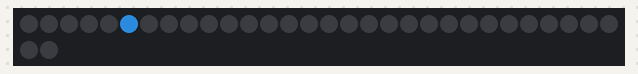
A sketch run on a simulated Arduino Uno, built with avr-gcc and run on an emulated ATmega328P. Parts: 32 RGB LEDs in strip order, left to right, continuing on the next row. Dim RGB values are drawn brighter than linear.

Above: at 0.15 s.
At 39.47 s:
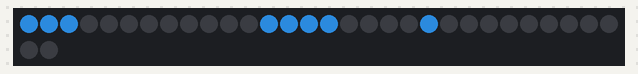

The sketch:

sketch_feb16c.ino
```cpp
#include <Adafruit_NeoPixel.h>
#define PIN       2
#define NUM_LEDS 32


Adafruit_NeoPixel strip = Adafruit_NeoPixel(NUM_LEDS, PIN, NEO_GRB);

uint32_t color = strip.Color(43, 137, 219); // Change RGB color

// These are the pixels in order of animation-- 32 pixels in total:
int sine[] = {
   5,  4,  3,  2,  1, 0, 15, 14, 13, 12, 20, 21, 22, 23, 24, 25, 26, 27, 28,
  36, 35, 34, 33, 32, 47, 46, 45, 44, 52, 53, 54, 55, 56, 57, 58, 59};

void setup() {
  strip.begin();
  strip.show();            // Initialize all pixels to 'off'
  strip.setBrightness(180);
}

void loop() {
  for(int i=0; i<32; i++) {
    strip.setPixelColor(sine[i], color);             // Draw 'head' pixel
    strip.setPixelColor(sine[(i + 32 - 8) % 32], 0); // Erase 'tail'
    strip.show();
    delay(20);
  }
}
```
